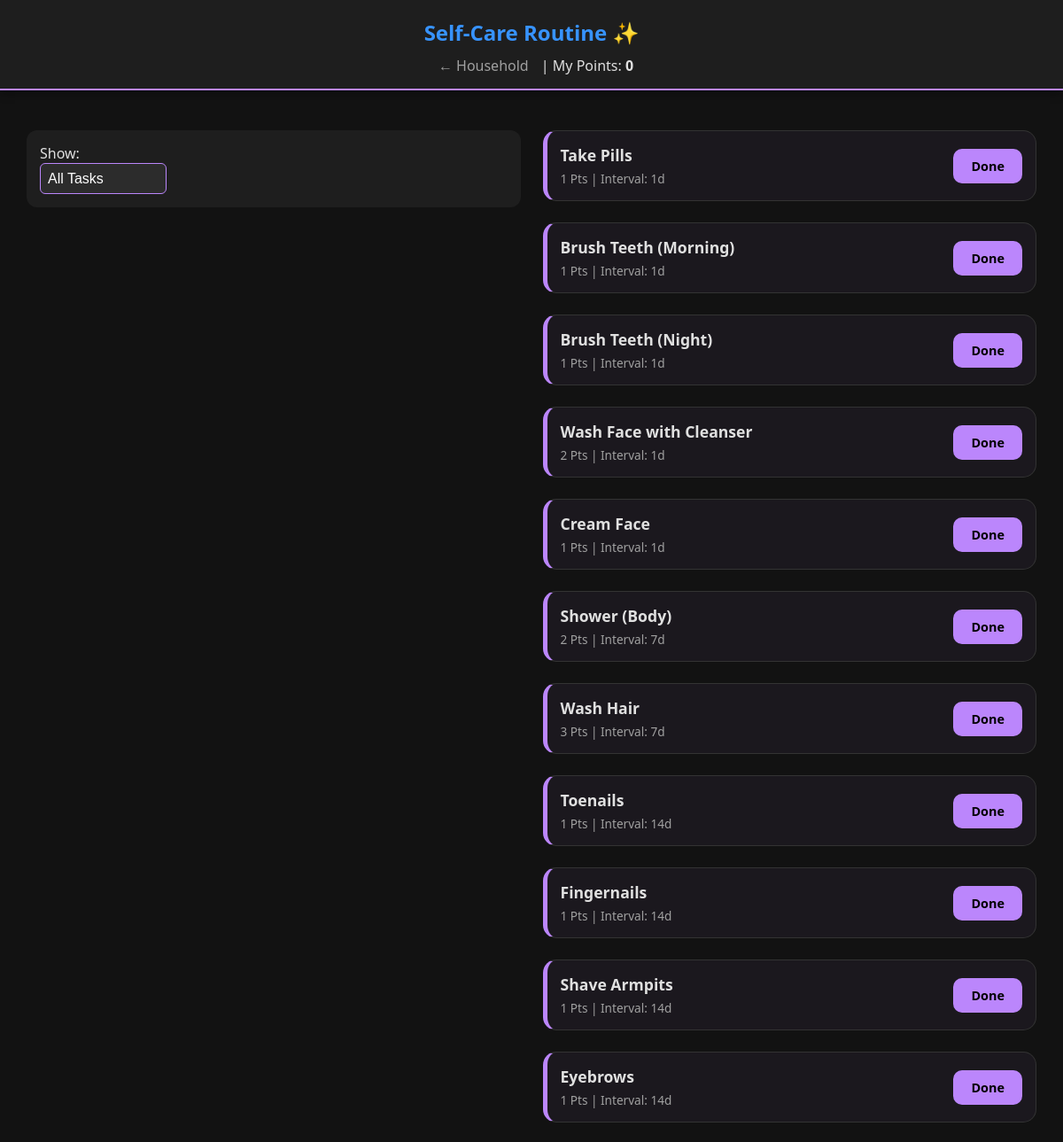
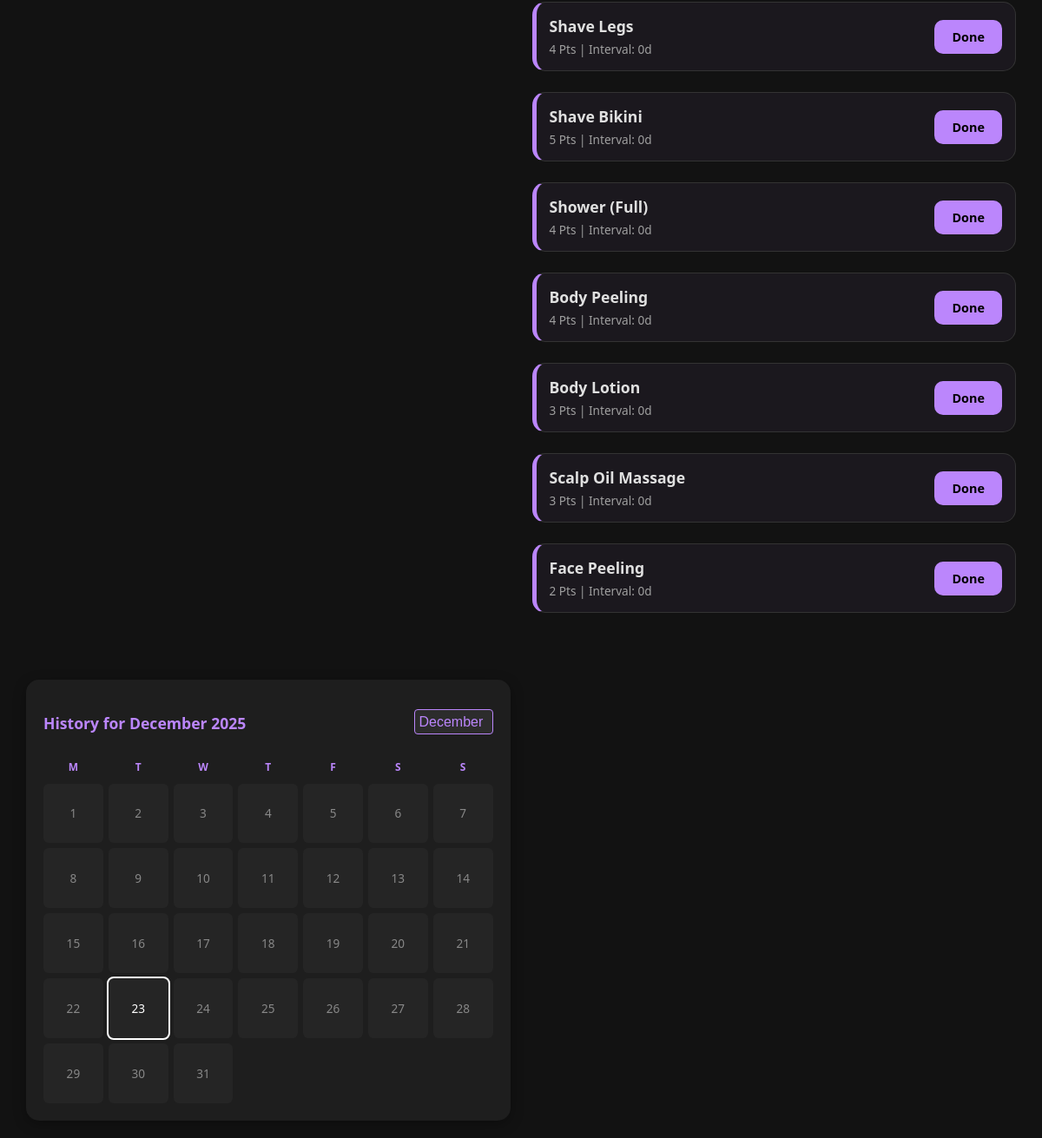
/personal, run on the app's committed database (2 pictures, top to bottom).
### app.py (models this page shows)
class Task(db.Model):
    id = db.Column(db.Integer, primary_key=True)
    title = db.Column(db.String(100), nullable=False)
    interval_value = db.Column(db.Integer, default=1)
    interval_type = db.Column(db.String(10), default='days')
    points_worth = db.Column(db.Integer, default=10)
    last_done = db.Column(db.Date, default=lambda: date.today() - timedelta(days=1))
    list_id = db.Column(db.Integer, db.ForeignKey('task_list.id'))
    is_personal = db.Column(db.Boolean, default=False)
    for_user = db.Column(db.String(20), default='Both')

### app.py (the view)
@app.route('/personal')
def personal_tasks():
    from sqlalchemy import extract, or_
    import calendar
    today = date.today()
    active_user_id = session.get('user_id')
    user = User.query.get(active_user_id) if active_user_id else User.query.first()
    selected_filter = request.args.get('filter', 'all')
    view_month = int(request.args.get('month', today.month))
    view_year = int(request.args.get('year', today.year))
    query = Task.query.filter(
        Task.is_personal == True,
        or_(Task.for_user == user.username, Task.for_user == 'Both')
    )
    all_personal_tasks = query.all()
    personal_task_ids = [t.id for t in all_personal_tasks]
    if selected_filter == 'daily':
        display_tasks = [t for t in all_personal_tasks if t.interval_value == 1]
    elif selected_filter == 'weekly':
        display_tasks = [t for t in all_personal_tasks if 1 < t.interval_value <= 7]
    elif selected_filter == 'longer':
        display_tasks = [t for t in all_personal_tasks if t.interval_value > 7]
    elif selected_filter == 'bonus':
        display_tasks = [t for t in all_personal_tasks if t.interval_value == 0]
    else:
        display_tasks = all_personal_tasks
    logs = TaskLog.query.filter(
        TaskLog.user_id == user.id,
        TaskLog.task_id.in_(personal_task_ids),
        extract('month', TaskLog.date_done) == view_month,
        extract('year', TaskLog.date_done) == view_year
    ).all()
    log_dates = [log.date_done for log in logs]
    num_days = calendar.monthrange(view_year, view_month)[1]
    days_in_month = []
    for d in range(1, num_days + 1):
        curr = date(view_year, view_month, d)
        days_in_month.append({'date': curr, 'weekday': curr.weekday()})
    personal_points = db.session.query(func.sum(Task.points_worth)).join(TaskLog).filter(
        TaskLog.user_id == user.id, Task.is_personal == True
    ).scalar() or 0
    return render_template('personal.html',
                           tasks=display_tasks, user=user, points=personal_points,
                           days=days_in_month, logs=log_dates,
                           selected_filter=selected_filter, today=today,
                           view_month=view_month, view_year=view_year,
                           month_names=list(calendar.month_name)[1:])

### templates/personal.html (shortened to what this page needs)
<!DOCTYPE html>
<html lang="en">
<head>
    <link rel="stylesheet" href="{{ url_for('static', filename='style.css') }}">
</head>
<body class="dark-mode">
    <header class="personal-header">
        <h1>Self-Care Routine ✨</h1>
        <nav>
            <a href="{{ url_for('index') }}">← Household</a> |
            <span>My Points: <strong>{{ points }}</strong></span>
        </nav>
    </header>
    <main class="calendar-container-wrapper">
        <section class="filter-nav">
            <form method="GET" action="{{ url_for('personal_tasks') }}">
                <label for="filter">Show:</label>
                <select name="filter" id="filter" onchange="this.form.submit()">
                    <option value="all" {% if selected_filter == 'all' %}selected{% endif %}>All Tasks</option>
                </select>
            </form>
        </section>
        <section class="task-list">
            {% if not tasks %}
                <p class="empty-state">No tasks found for this filter. ✨</p>
            {% else %}
                {% for task in tasks %}
                <div class="task-card personal-card">
                    <div class="task-info">
                        <h3>{{ task.title }}</h3>
                        <p>{{ task.points_worth }} Pts | Interval: {{ task.interval_value }}d</p>
                    </div>
                    <a href="{{ url_for('complete_task', task_id=task.id, from_page='personal') }}"
                       class="complete-btn personal-btn">Done</a>
                </div>
                {% endfor %}
            {% endif %}
        </section>
        <section class="mini-calendar">
         <div class="calendar-header">
             <h3>History for {{ month_names[view_month-1] }} {{ view_year }}</h3>
             <form method="GET" action="{{ url_for('personal_tasks') }}" class="month-filter">
                 <select name="month" onchange="this.form.submit()">
                     {% for m in range(1, 13) %}
                     <option value="{{ m }}" {% if m == view_month %}selected{% endif %}>{{ month_names[m-1] }}</option>
                      {% endfor %}
                 </select>
              </form>
          </div>
         <div class="mini-grid">
              <div class="mini-weekday">M</div><div class="mini-weekday">T</div><div class="mini-weekday">W</div>
             <div class="mini-weekday">T</div><div class="mini-weekday">F</div><div class="mini-weekday">S</div>
             <div class="mini-weekday">S</div>
              {% for day in days %}
              <div class="mini-day {% if day.date in logs %}done{% endif %} {% if day.date == today %}today{% endif %} start-{{ day.weekday + 1 if loop.first else '' }}">
                 {{ day.date.day }}
             </div>
             {% endfor %}
         </div>
      </section>
    </main>
</body>
</html>

### static/style.css (style rules this page uses)
:root { --primary-color: #3793ff; --success-color: #4cd964; --bg-dark: #121212; --bg-card: #1e1e1e; --bg-input: #2c2c2c; --text-main: #e0e0e0; --text-muted: #a0a0a0; --border-color: #333333; }
body { font-family: 'Segoe UI', Roboto, Helvetica, Arial, sans-serif; background-color: var(--bg-dark); color: var(--text-main); margin: 0; padding: 0; display: flex; flex-direction: column; align-items: center; min-height: 100vh; }
header { background-color: var(--bg-card); width: 100%; padding: 20px 0; text-align: center; box-shadow: 0 4px 10px rgba(0,0,0,0.3); margin-bottom: 20px; border-bottom: 1px solid var(--border-color); }
header h1 { margin: 0; font-size: 1.5rem; color: var(--primary-color); }
nav { margin-top: 10px; }
nav a { text-decoration: none; color: var(--text-muted); font-weight: 500; margin: 0 10px; transition: color 0.2s; }
main { width: 95%; max-width: 600px; padding-bottom: 40px; }
select { width: 100%; padding: 14px; border-radius: 10px; border: 1px solid var(--border-color); background-color: var(--bg-input); color: var(--text-main); font-size: 1rem; cursor: pointer; appearance: none; background-repeat: no-repeat; background-position: right 12px center; background-size: 18px; }
.task-list { display: flex; flex-direction: column; gap: 12px; }
.task-card { background: var(--bg-card); border: 1px solid var(--border-color); border-radius: 15px; padding: 15px; display: flex; justify-content: space-between; align-items: center; }
.task-info h3 { margin: 0; font-size: 1.1rem; }
.task-info p { margin: 5px 0 0 0; font-size: 0.85rem; color: var(--text-muted); }
.complete-btn { background: var(--primary-color); color: white; text-decoration: none; padding: 10px 20px; border-radius: 10px; font-weight: bold; font-size: 0.9rem; transition: transform 0.2s; }
@media (min-width: 768px) { main { display: grid; grid-template-columns: 1fr 1fr; gap: 20px; } }
@media (min-width: 768px) { header, .view-nav, .filter-section, .stats-overview { grid-column: span 2; } }
.calendar-container-wrapper { max-width: 1200px; margin: 0 auto; padding: 20px; }
@media (min-width: 900px) { .calendar-container-wrapper { display: grid; grid-template-columns: 1fr 1fr; gap: 25px; align-items: start; } }
:root { --accent-personal: #bb86fc; --accent-personal-dark: #9965f4; --bg-dark-card: #1e1e1e; }
.personal-header { border-bottom: 2px solid var(--accent-personal); margin-bottom: 25px; padding-bottom: 15px; }
.filter-nav { margin-bottom: 25px; background: var(--bg-dark-card); padding: 15px; border-radius: 12px; display: flex; align-items: center; gap: 15px; }
.filter-nav select { background: #2c2c2c; color: white; border: 1px solid var(--accent-personal); padding: 8px; border-radius: 6px; }
.personal-card { border-left: 5px solid var(--accent-personal) !important; background: rgba(187, 134, 252, 0.05) !important; margin-bottom: 12px; }
.personal-btn { background-color: var(--accent-personal) !important; color: #000 !important; font-weight: bold; }
.mini-calendar { margin-top: 40px; background: var(--bg-dark-card); padding: 20px; border-radius: 15px; box-shadow: 0 4px 15px rgba(0,0,0,0.3); }
.mini-calendar h3 { margin-bottom: 15px; color: var(--accent-personal); font-size: 1.1rem; }
.mini-grid { display: grid; grid-template-columns: repeat(7, 1fr); gap: 6px; }
.mini-day { aspect-ratio: 1; display: flex; align-items: center; justify-content: center; background: #252525; border-radius: 6px; font-size: 0.85rem; color: #888; }
.mini-day.today { outline: 2px solid #fff; color: #fff; }
.mini-weekday { text-align: center; font-size: 0.75rem; color: var(--accent-personal); font-weight: bold; padding-bottom: 5px; }
.start-1 { grid-column-start: 1; }
.calendar-header { display: flex; justify-content: space-between; align-items: center; margin-bottom: 15px; }
.month-filter select { background: #2c2c2c; color: var(--accent-personal); border: 1px solid var(--accent-personal); border-radius: 4px; padding: 5px; }
:root { --accent-household: #03dac6; --accent-personal: #bb86fc; --bg-card: #1e1e1e; }

### data on the page
Task: title "Take Pills", points_worth "1", interval_value "1"
Task: title "Brush Teeth (Morning)", points_worth "1", interval_value "1"
Task: title "Brush Teeth (Night)", points_worth "1", interval_value "1"
Task: title "Wash Face with Cleanser", points_worth "2", interval_value "1"
Task: title "Cream Face", points_worth "1", interval_value "1"
Task: title "Shower (Body)", points_worth "2", interval_value "7"
Task: title "Wash Hair", points_worth "3", interval_value "7"
Task: title "Toenails", points_worth "1", interval_value "14"
Task: title "Fingernails", points_worth "1", interval_value "14"
Task: title "Shave Armpits", points_worth "1", interval_value "14"
Task: title "Eyebrows", points_worth "1", interval_value "14"
Task: title "Shave Legs", points_worth "4", interval_value "0"
Task: title "Shave Bikini", points_worth "5", interval_value "0"
Task: title "Shower (Full)", points_worth "4", interval_value "0"
Task: title "Body Peeling", points_worth "4", interval_value "0"
Task: title "Body Lotion", points_worth "3", interval_value "0"
Task: title "Scalp Oil Massage", points_worth "3", interval_value "0"
Task: title "Face Peeling", points_worth "2", interval_value "0"

### other printed values
{{ points }} "0"
{{ month_names[view_month-1] }} "December"
{{ view_year }} "2025"
{{ day.date.day }} "1" "2" "3" "4" "5" "6" "7" "8" "9" "10" "11" "12" "13" "14" "15" "16" "17" "18" "19" "20" "21" "22" "23" "24" "25" "26" "27" "28" "29" "30" "31"
form field month "December"
